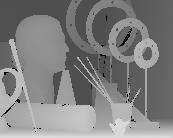
#> input picture images/depth.jpg, 173 x 138 px
$ python jbu.py images/depth.jpg images/color.jpg images/output.jpg
#> lines starting #> are read from the running program, lines starting #| are printed output that depends on the picture
'''
USAGE: python jbu.py images/depth.jpg images/color.jpg images/output.jpg
'''

import argparse
from PIL import Image
import numpy as np
import multiprocessing
import time

parser = argparse.ArgumentParser(description="Perform Joint Bilateral Upsampling with a source and reference image")
parser.add_argument("source", help="Path to the source image")
parser.add_argument("reference", help="Path to the reference image")
parser.add_argument("output", help="Path to the output image")
parser.add_argument('--radius', dest='radius', default=2, help='Radius of the filter kernels (default: 2)')
parser.add_argument('--sigma-spatial', dest='sigma_spatial', default=2.5, help='Sigma of the spatial weights (default: 2.5)')
parser.add_argument('--sigma-range', dest='sigma_range', help='Sigma of the range weights (default: standard deviation of the reference image)')
args = parser.parse_args()

source_image = Image.open(args.source)
#> source_image is the input picture: PIL image 173x138 RGB; min 0, max 235, mean 128.3

reference_image = Image.open(args.reference)
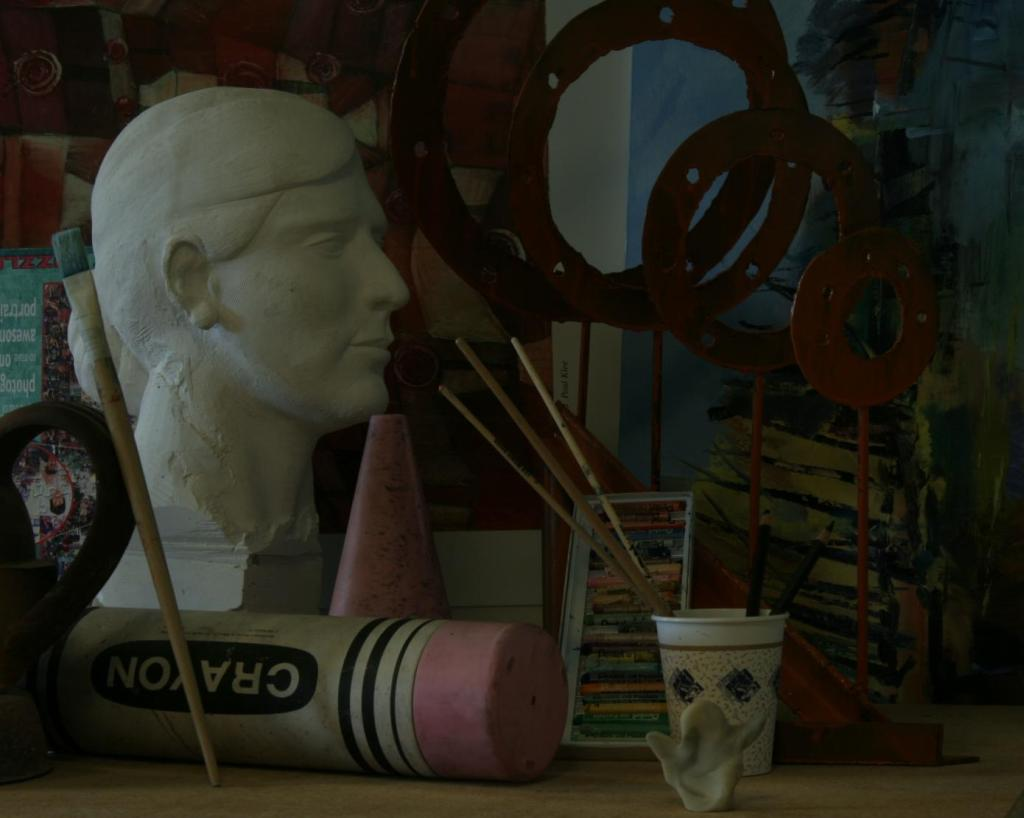
#> input picture images/color.jpg, 1024 x 818 px
#> reference_image is the input picture: PIL image 1024x818 RGB; mean R, G, B 37.8, 35.8, 25.8
reference = np.array(reference_image)

source_image_upsampled = source_image.resize(reference_image.size, Image.BILINEAR)
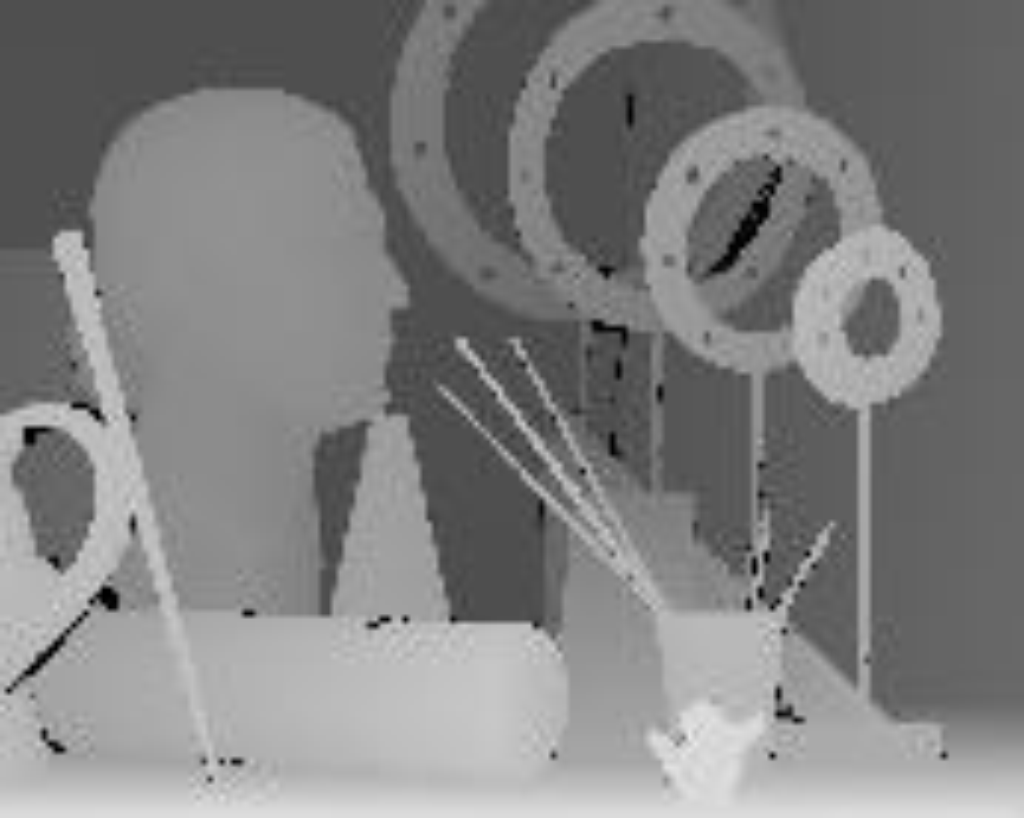
#> source_image_upsampled: PIL image 1024x818 RGB; min 0, max 234, mean 128.3
source_upsampled = np.array(source_image_upsampled)

scale = source_image.width / reference_image.width
#> scale = 0.169
radius = int(args.radius)
diameter = 2 * radius + 1
step = int(np.ceil(1 / scale))
#> step = 6
padding = radius * step
#> padding = 12
sigma_spatial = float(args.sigma_spatial)
sigma_range = float(args.sigma_range) if args.sigma_range else np.std(reference)
#> sigma_range = 28.17

reference = np.pad(reference, ((padding, padding), (padding, padding), (0, 0)), 'symmetric').astype(np.float32)
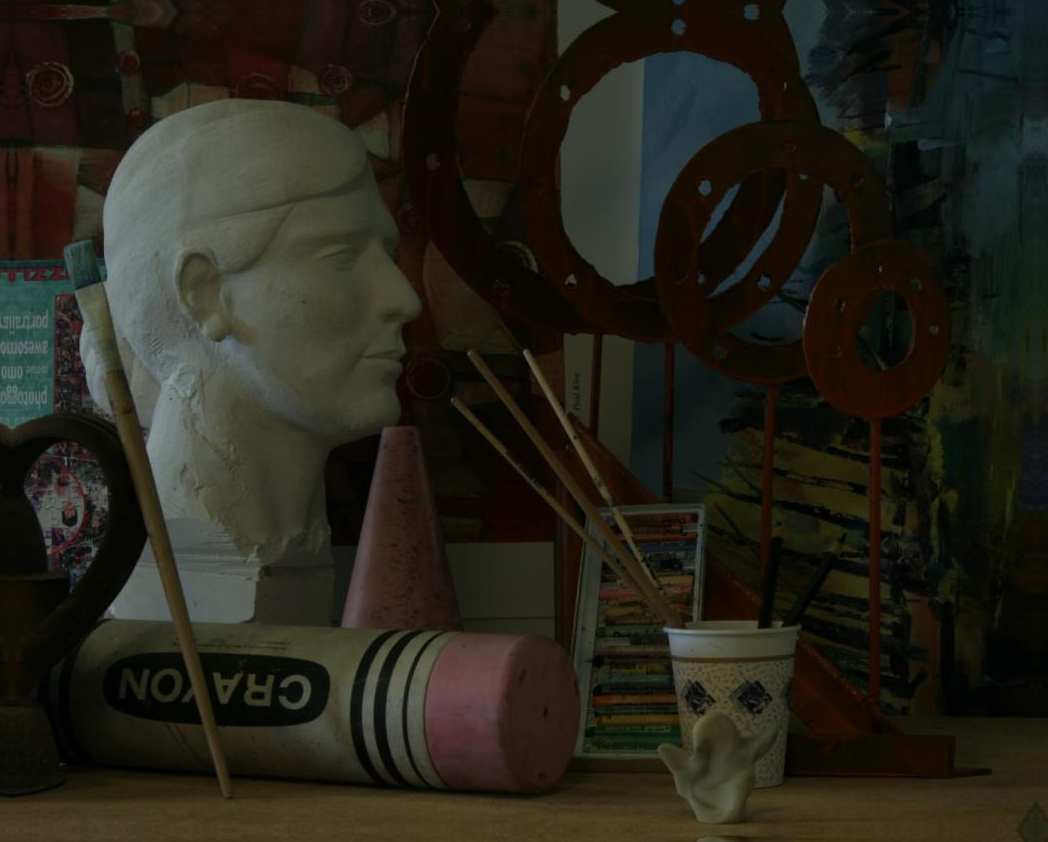
#> reference: shape (842, 1048, 3) float32; mean R, G, B 37.7, 35.8, 25.6
source_upsampled = np.pad(source_upsampled, ((padding, padding), (padding, padding), (0, 0)), 'symmetric').astype(np.float32)
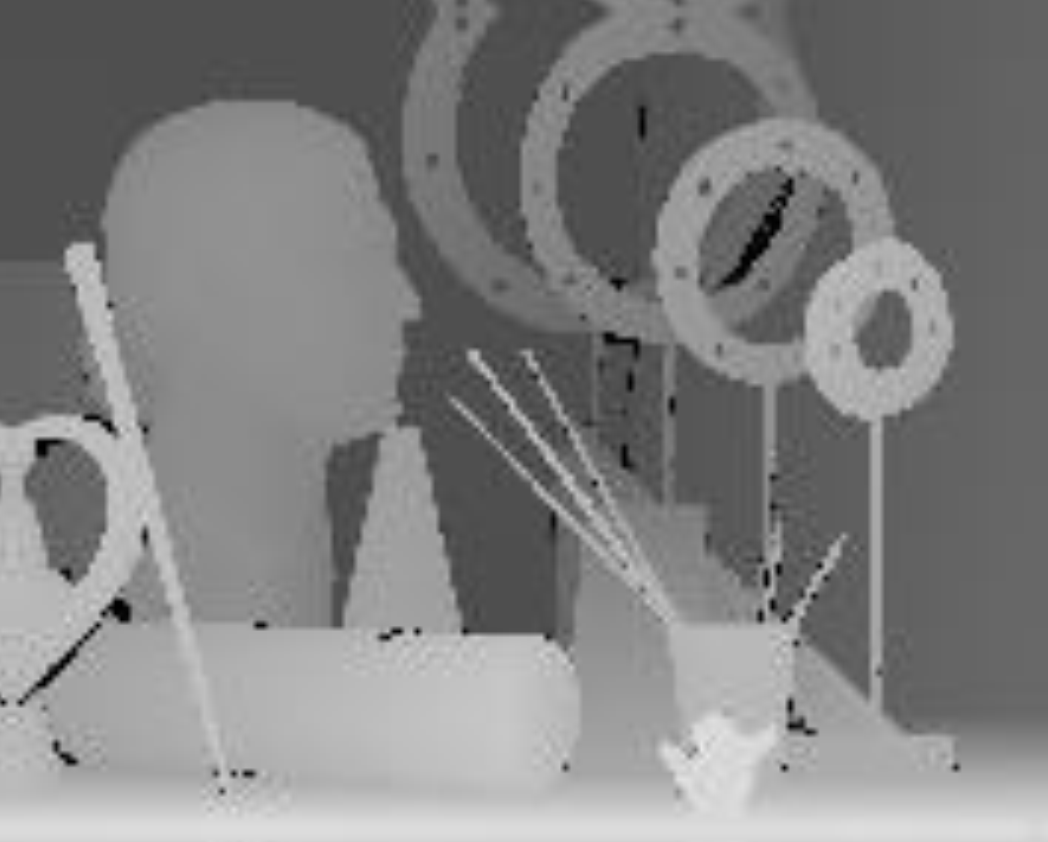
#> source_upsampled: shape (842, 1048, 3) float32; min 0, max 234, mean 128.9

# Spatial Gaussian function.
x, y = np.meshgrid(np.arange(diameter) - radius, np.arange(diameter) - radius)
kernel_spatial = np.exp(-1.0 * (x**2 + y**2) /  (2 * sigma_spatial**2))
kernel_spatial = np.repeat(kernel_spatial, 3).reshape(-1, 3)

# Lookup table for range kernel.
lut_range = np.exp(-1.0 * np.arange(256)**2 / (2 * sigma_range**2))
#> lut_range = 256 values, max 1 at index 0, min 1.63e-18 at index 255, mean 0.14

def process_row(y):
#> called with y = 0
   result = np.zeros((reference_image.width, 3))
   y += padding
#> y = 12
   for x in range(padding, reference.shape[1] - padding):
      I_p = reference[y, x]
      patch_reference = reference[y - padding:y + padding + 1:step, x - padding:x + padding + 1:step].reshape(-1, 3)
      patch_source_upsampled = source_upsampled[y - padding:y + padding + 1:step, x - padding:x + padding + 1:step].reshape(-1, 3)

      kernel_range = lut_range[np.abs(patch_reference - I_p).astype(int)]
      weight = kernel_range * kernel_spatial
      k_p = weight.sum(axis=0)
      result[x - padding] = np.round(np.sum(weight * patch_source_upsampled, axis=0) / k_p)
#> this loop made 1024 passes
#> (I_p, k_p) on passes 1 to 3: ([23, 12, 10], [18.35, 18.42, 18.43]), ([23, 12, 10], [18.36, 18.42, 18.43]), ([23, 12, 10], [18.34, 18.41, 18.42])
#> after the loop, result = 1024 rows, first 8: [79, 79, 79], [79, 79, 79], [79, 79, 79], [79, 79, 79], [79, 79, 79], [79, 79, 79], [79, 79, 79], [79, 79, 79]

   return result

if __name__ == "__main__":

    start_time = time.time()
    with multiprocessing.Pool() as pool:
        result = pool.map(process_row, range(reference_image.height))
#> in process_row (call 2), `result = np.zeros((reference_image.width, 3))`: result = 1024 rows, first 8: [0, 0, 0], [0, 0, 0], [0, 0, 0], [0, 0, 0], [0, 0, 0], [0, 0, 0], [0, 0, 0], [0, 0, 0]
#> the loop in process_row (call 2), `for x in range(padding, reference.shape[1] - padding):` made 1024 passes
#> (I_p, k_p) on passes 1 to 3: ([23, 12, 10], [18.34, 18.43, 18.43]), ([23, 12, 10], [18.34, 18.43, 18.44]), ([23, 12, 10], [18.34, 18.42, 18.43])
#> after the loop in process_row (call 2), `for x in range(padding, reference.shape[1] - padding):`: result = 1024 rows, first 8: [79, 79, 79], [79, 79, 79], [79, 79, 79], [79, 79, 79], [79, 79, 79], [79, 79, 79], [79, 79, 79], [79, 79, 79]
#> in process_row (call 3), `result = np.zeros((reference_image.width, 3))`: result = 1024 rows, first 8: [0, 0, 0], [0, 0, 0], [0, 0, 0], [0, 0, 0], [0, 0, 0], [0, 0, 0], [0, 0, 0], [0, 0, 0]
#> after the loop in process_row (call 3), `for x in range(padding, reference.shape[1] - padding):`: result = 1024 rows, first 8: [79, 79, 79], [79, 79, 79], [79, 79, 79], [79, 79, 79], [79, 79, 79], [79, 79, 79], [79, 79, 79], [79, 79, 79]
#> in process_row (call 4), `result = np.zeros((reference_image.width, 3))`: result = 1024 rows, first 8: [0, 0, 0], [0, 0, 0], [0, 0, 0], [0, 0, 0], [0, 0, 0], [0, 0, 0], [0, 0, 0], [0, 0, 0]
#> after the loop in process_row (call 4), `for x in range(padding, reference.shape[1] - padding):`: result = 1024 rows, first 8: [79, 79, 79], [79, 79, 79], [79, 79, 79], [79, 79, 79], [79, 79, 79], [79, 79, 79], [79, 79, 79], [79, 79, 79]
#> in process_row (call 5), `result = np.zeros((reference_image.width, 3))`: result = 1024 rows, first 8: [0, 0, 0], [0, 0, 0], [0, 0, 0], [0, 0, 0], [0, 0, 0], [0, 0, 0], [0, 0, 0], [0, 0, 0]
#> after the loop in process_row (call 5), `for x in range(padding, reference.shape[1] - padding):`: result = 1024 rows, first 8: [79, 79, 79], [79, 79, 79], [79, 79, 79], [79, 79, 79], [79, 79, 79], [79, 79, 79], [79, 79, 79], [79, 79, 79]
#> in process_row (call 6), `result = np.zeros((reference_image.width, 3))`: result = 1024 rows, first 8: [0, 0, 0], [0, 0, 0], [0, 0, 0], [0, 0, 0], [0, 0, 0], [0, 0, 0], [0, 0, 0], [0, 0, 0]
    end_time = time.time()  # End the timer
    print(f"JBU took {round(end_time - start_time, 6)} seconds")

    Image.fromarray(np.array(list(result)).astype(np.uint8)).save(args.output)
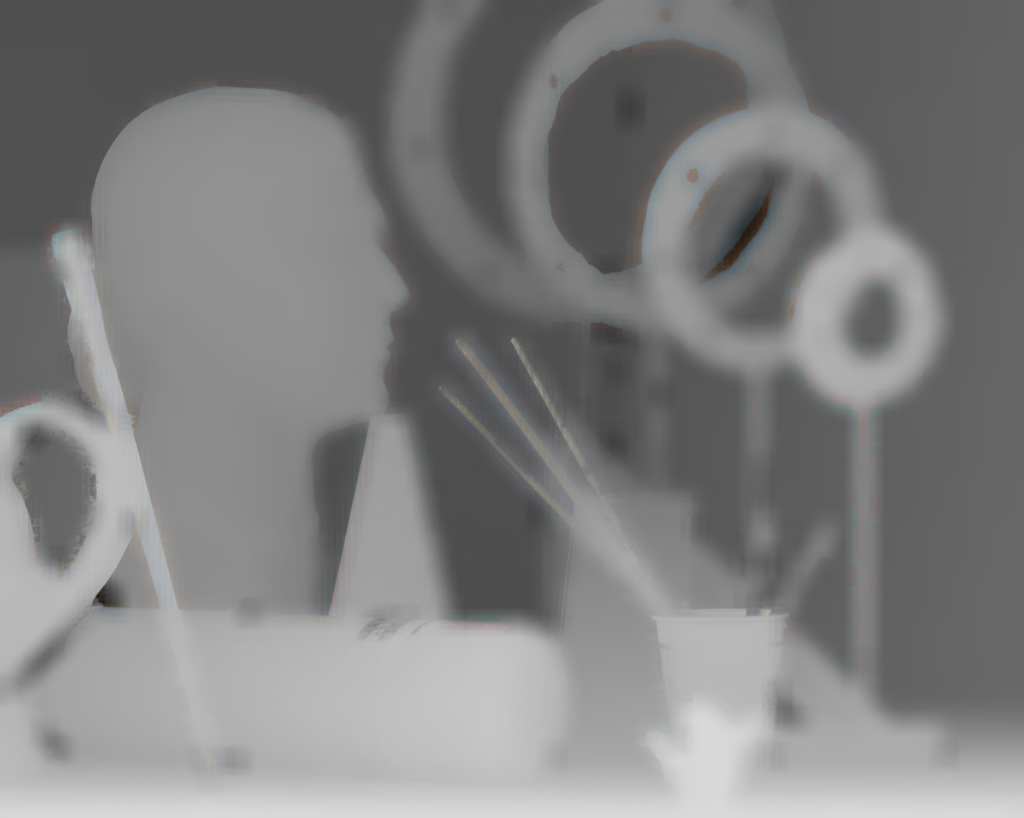
#> saved as output.jpg: PIL image 1024x818 RGB; mean R, G, B 128.4, 128.4, 128.4
